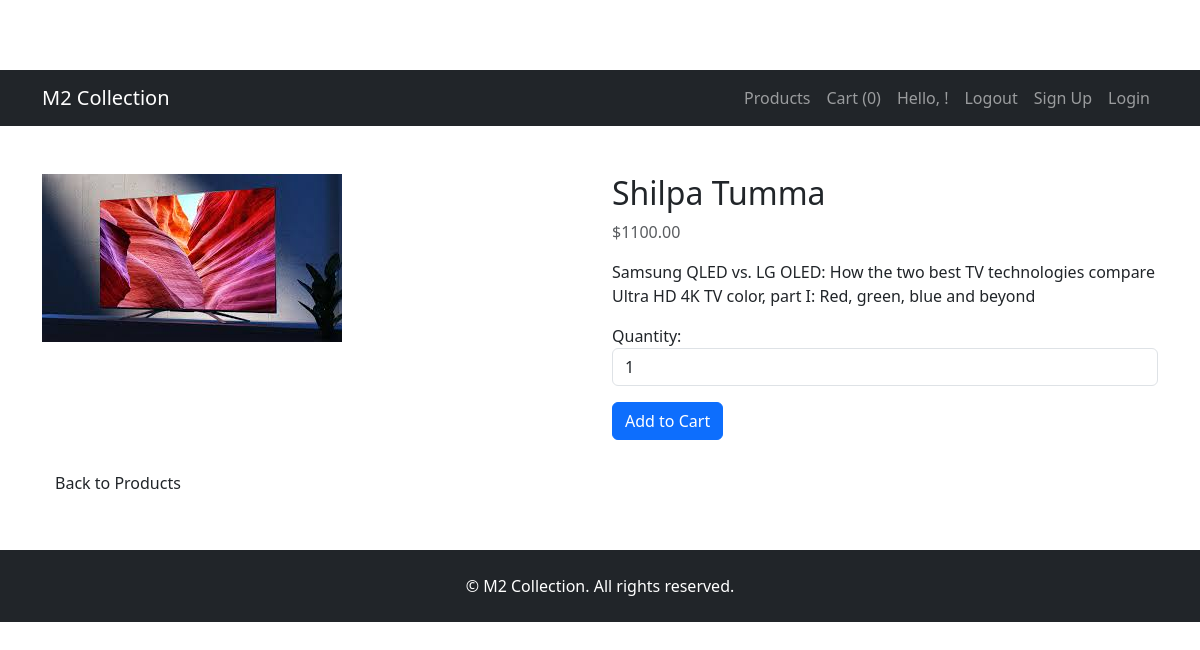
Screenshot of /product/1/shilpa-tumma/ with the database file from the repository.
### store/models.py (models this page shows, shortened)
class Product(models.Model):
    category = models.ForeignKey(Category, related_name='products', on_delete=models.CASCADE)
    name = models.CharField(max_length=200)
    slug = models.SlugField(max_length=200)
    description = models.TextField()
    price = models.DecimalField(max_digits=10, decimal_places=2)
    image = models.ImageField(upload_to='products/%Y/%m/%d', blank=True)
    available = models.BooleanField(default=True)
    created = models.DateTimeField(auto_now_add=True) # Automatically set on creation
    updated = models.DateTimeField(auto_now=True) # Automatically updated on save
    class Meta:
        ordering = ['-created']
        indexes = [
            models.Index(fields=['id', 'slug']),  # Replace index_together with indexes
        ]

### store/views.py (the view)
# urls.py: path('product/<int:id>/<slug:slug>/', views.product_detail, name='product_detail'), # /store/product/1/product-name/
def product_detail(request, id, slug):
    product = get_object_or_404(Product, id=id, slug=slug)
    return render(request, 'store/product_detail.html', {'product': product})

### store/templates/store/product_detail.html (shortened to what this page needs)
{% extends 'store/base.html' %}
{% load static %}
{% load crispy_forms_tags %}
{% block content %}
<div class="container mt-5">
    <div class="row">
        <div class="col-md-6">
            {% if product.image %}
                <img src="{{ product.image.url }}" class="img-fluid" alt="{{ product.name }}">
            {% else %}
                <img src="{% static 'store/images/no_image_available.png' %}" class="img-fluid" alt="No image">
            {% endif %}
        </div>
        <div class="col-md-6">
            <h2>{{ product.name }}</h2>
            <p class="text-muted">${{ product.price }}</p>
            <p>{{ product.description }}</p>
            <form method="post" action="{% url 'cart:cart_add' product.id %}">
                <div class="mb-3">
                    <label for="quantity" class="formlabel">Quantity:</label>
                    <input type="number" name="quantity" value="1" min="1" class="form-control" id="quantity">
                </div>
                <button type="submit" class="btn btn-primary">Add to Cart</button>
            </form>
        </div>
    </div>
        <a href="{% url 'store:product_list' %}" class="btn btnsecondary mt-4">Back to Products</a>
</div>
{% endblock %}

### store/static/store/css/styles.css (style rules this page uses)
* { padding: 0; margin: 0; box-sizing: border-box; }
body { padding-top: 70px; }

### rows the page displays
Product: image (picture), name "Shilpa Tumma", price "1100.00", description "Samsung QLED vs. LG OLED: How the two best TV technologies compare Ultra HD 4K TV color, part I: Red, green, blue and beyond"

### other values shown
{{ request.session.cart|length }} "0"
